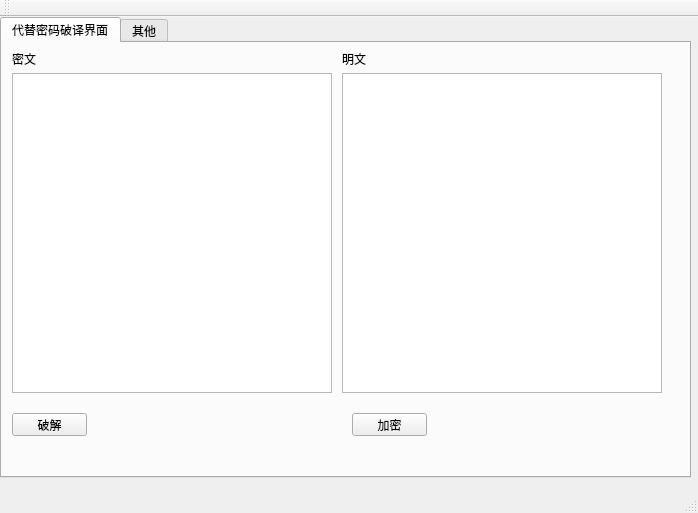
<?xml version="1.0" encoding="UTF-8"?>
<ui version="4.0">
 <class>mainWindow</class>
 <widget class="QMainWindow" name="mainWindow">
  <property name="geometry">
   <rect>
    <x>0</x>
    <y>0</y>
    <width>698</width>
    <height>513</height>
   </rect>
  </property>
  <property name="windowTitle">
   <string>代替密码破译v1.0</string>
  </property>
  <widget class="QWidget" name="centralWidget">
   <widget class="QTabWidget" name="tabWidget">
    <property name="geometry">
     <rect>
      <x>0</x>
      <y>0</y>
      <width>691</width>
      <height>461</height>
     </rect>
    </property>
    <property name="currentIndex">
     <number>0</number>
    </property>
    <widget class="QWidget" name="tab_VedioShow">
     <attribute name="title">
      <string>代替密码破译界面</string>
     </attribute>
     <widget class="QLabel" name="label_2">
      <property name="geometry">
       <rect>
        <x>340</x>
        <y>10</y>
        <width>54</width>
        <height>12</height>
       </rect>
      </property>
      <property name="text">
       <string>明文</string>
      </property>
     </widget>
     <widget class="QLabel" name="label">
      <property name="geometry">
       <rect>
        <x>10</x>
        <y>10</y>
        <width>54</width>
        <height>12</height>
       </rect>
      </property>
      <property name="text">
       <string>密文</string>
      </property>
     </widget>
     <widget class="QPushButton" name="pushButtonCracked">
      <property name="geometry">
       <rect>
        <x>10</x>
        <y>370</y>
        <width>75</width>
        <height>23</height>
       </rect>
      </property>
      <property name="text">
       <string>破解</string>
      </property>
     </widget>
     <widget class="QPushButton" name="pushButtonEncryption">
      <property name="geometry">
       <rect>
        <x>350</x>
        <y>370</y>
        <width>75</width>
        <height>23</height>
       </rect>
      </property>
      <property name="text">
       <string>加密</string>
      </property>
     </widget>
     <widget class="QTextEdit" name="textEditCiphertext">
      <property name="geometry">
       <rect>
        <x>10</x>
        <y>30</y>
        <width>320</width>
        <height>320</height>
       </rect>
      </property>
     </widget>
     <widget class="QTextEdit" name="textEditCleartext">
      <property name="geometry">
       <rect>
        <x>340</x>
        <y>30</y>
        <width>320</width>
        <height>320</height>
       </rect>
      </property>
     </widget>
    </widget>
    <widget class="QWidget" name="tab_2">
     <attribute name="title">
      <string>其他</string>
     </attribute>
    </widget>
   </widget>
  </widget>
  <widget class="QMenuBar" name="menuBar">
   <property name="geometry">
    <rect>
     <x>0</x>
     <y>0</y>
     <width>698</width>
     <height>23</height>
    </rect>
   </property>
  </widget>
  <widget class="QToolBar" name="mainToolBar">
   <attribute name="toolBarArea">
    <enum>TopToolBarArea</enum>
   </attribute>
   <attribute name="toolBarBreak">
    <bool>false</bool>
   </attribute>
  </widget>
  <widget class="QStatusBar" name="statusBar"/>
 </widget>
 <layoutdefault spacing="6" margin="11"/>
 <resources/>
 <connections/>
</ui>
